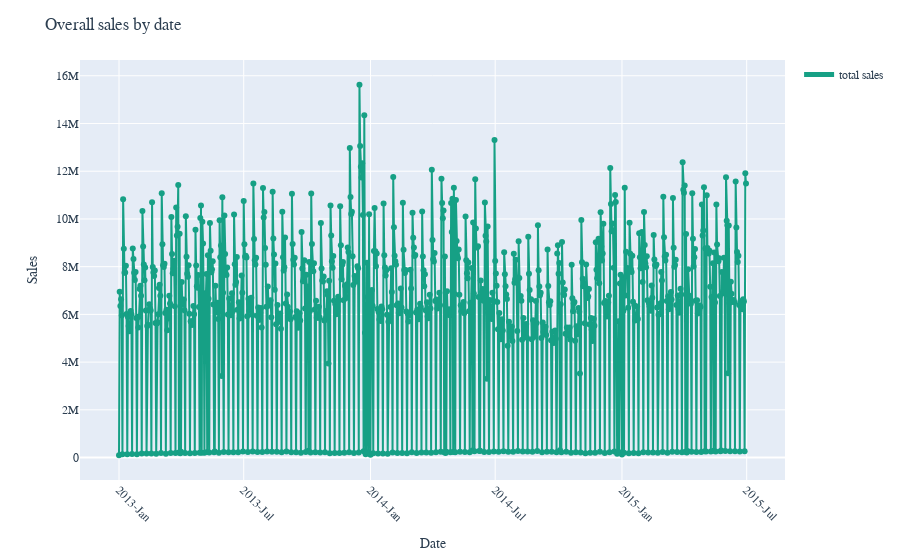

The notebook cell this image was saved under:
### Markdown cell above
Obs: State holidays are not the same for all stores, which means, stores are from different counties or states in the case of USA

### Code cell
sales_by_date = sales_df.groupby('sales_date')['sales'].sum().reset_index()
fig = px.scatter(sales_by_date, x='sales_date', y='sales', color_discrete_sequence=['#16a085'])
fig.add_trace(go.Scatter(x=sales_by_date['sales_date'], y=sales_by_date['sales'], mode='lines', line=dict(color='#16a085', width=2), name='total sales'))
fig.update_layout(title='Overall sales by date', xaxis_title='Date', yaxis_title='Sales', font_family='Georgia', font_color='#2c3e50',
                  xaxis=dict(tickfont=dict(size=12), tickangle=45, tickformat='%Y-%b'), yaxis=dict(tickfont=dict(size=12)),
                  legend=dict(title=dict(text=''), itemsizing='constant', ))

fig.show()

### Figure 1 — Plotly figure (JSON) as saved in the notebook; plotly's stock layout.template omitted (floating-point values rounded to 4 significant figures; data arrays with more than 128 entries replaced by an {"elided": "..."} marker saying what was removed)
{"data": [{"hovertemplate": "sales_date=%{x}<br>sales=%{y}<extra></extra>", "legendgroup": "", "marker": {"color": "#16a085", "symbol": "circle"}, "mode": "markers", "name": "", "orientation": "v", "showlegend": false, "type": "scatter", "x": {"elided": "911 str values"}, "xaxis": "x", "y": {"elided": "911 int values"}, "yaxis": "y"}, {"line": {"color": "#16a085", "width": 2}, "mode": "lines", "name": "total sales", "type": "scatter", "x": {"elided": "911 str values"}, "y": {"elided": "911 int values"}}], "layout": {"font": {"color": "#2c3e50", "family": "Georgia"}, "legend": {"itemsizing": "constant", "title": {"text": ""}, "tracegroupgap": 0}, "margin": {"t": 60}, "title": {"text": "Overall sales by date"}, "xaxis": {"anchor": "y", "domain": [0, 1], "tickangle": 45, "tickfont": {"size": 12}, "tickformat": "%Y-%b", "title": {"text": "Date"}}, "yaxis": {"anchor": "x", "domain": [0, 1], "tickfont": {"size": 12}, "title": {"text": "Sales"}}}}
